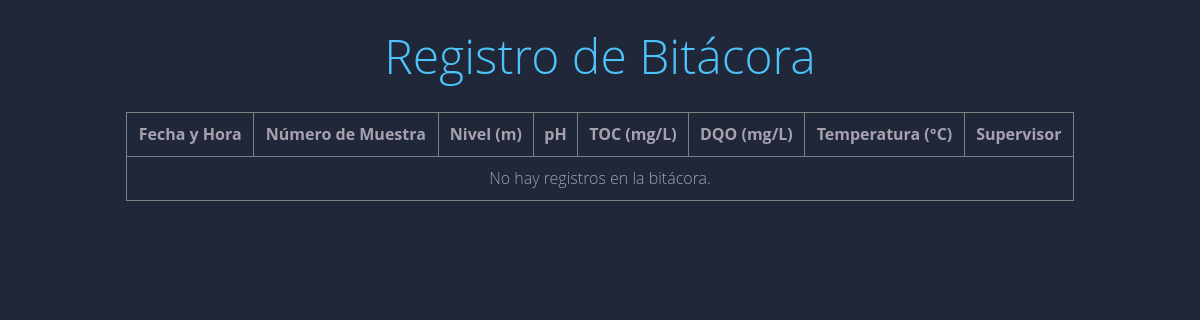
The page /hola/datos/ on the database as committed earlier.
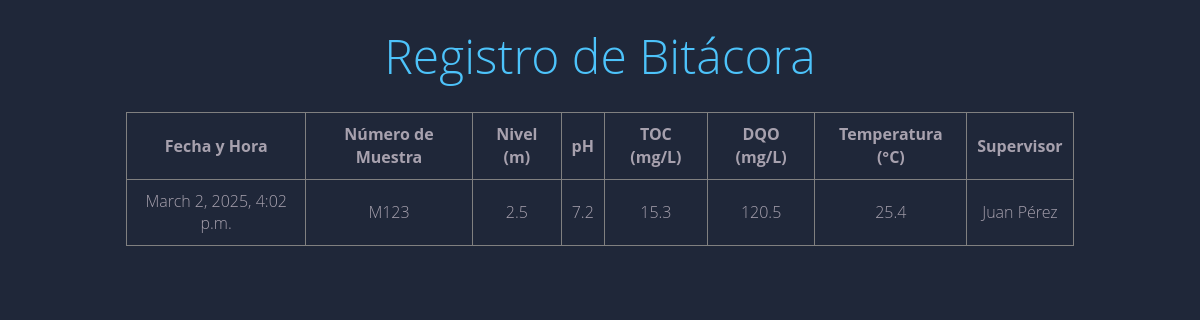
The same page on the database as committed later.
### hola/models.py (models this page shows, shortened)
class Bitacora(models.Model):
    fecha_hora = models.DateTimeField(auto_now_add=True)
    numero_muestra = models.CharField(max_length=50)
    nivel_agua = models.FloatField()
    ph = models.FloatField()
    toc = models.FloatField(help_text="Carbono Orgánico Total (mg/L)")
    dqo = models.FloatField(help_text="Demanda Química de Oxígeno (mg/L)")
    r = models.FloatField()
    ssed = models.FloatField()
    ud_ph = models.FloatField()
    temperatura = models.FloatField(help_text="Temperatura en °C")
    observaciones = models.TextField(blank=True, null=True)
    supervisor = models.CharField(max_length=100)

### hola/views.py (the view)
# urls.py: path("datos/", views.datos, name="datos"),  # Logout
def datos(request):
    bitacoras = Bitacora.objects.all()  # Obtener todas las bitácoras
    return render(request, "hola/datos.html", {"bitacoras": bitacoras})

### hola/templates/hola/datos.html (shortened to what this page needs)
{% load static %}
<!DOCTYPE html>
<html lang="es">
<head>
    <link rel="stylesheet" href="{% static 'hola/style1.css' %}" media="all">
</head>
<body>
    <h1>Registro de Bitácora</h1>
    <table border="1">
        <thead>
            <tr>
                <th>Fecha y Hora</th>
                <th>Número de Muestra</th>
                <th>Nivel (m)</th>
                <th>pH</th>
                <th>TOC (mg/L)</th>
                <th>DQO (mg/L)</th>
                <th>Temperatura (°C)</th>
                <th>Supervisor</th>
            </tr>
        </thead>
        <tbody>
            {% for bitacora in bitacoras %}
            <tr>
                <td>{{ bitacora.fecha_hora }}</td>
                <td>{{ bitacora.numero_muestra }}</td>
                <td>{{ bitacora.nivel_agua }}</td>
                <td>{{ bitacora.ph }}</td>
                <td>{{ bitacora.toc }}</td>
                <td>{{ bitacora.dqo }}</td>
                <td>{{ bitacora.temperatura }}</td>
                <td>{{ bitacora.supervisor }}</td>
            </tr>
            {% empty %}
            <tr>
                <td colspan="8">No hay registros en la bitácora.</td>
            </tr>
            {% endfor %}
        </tbody>
    </table>
</body>
</html>

### hola/static/hola/style1.css (style rules this page uses)
table { margin: 0 auto; border-collapse: collapse; width: 80%; }
th, td { padding: 10px; text-align: center; }
h1 { text-align: center; }
body { font-family: 'Open Sans', sans-serif; font-weight: 300; line-height: 1.42em; color:#A7A1AE; background-color:#1F2739; }
h1 { font-size:3em; font-weight: 300; line-height:1em; text-align: center; color: #4DC3FA; }

Rows that differ between the two databases and show on the page:
added Bitacora: fecha_hora "March 2, 2025, 4:02 p.m.", numero_muestra "M123", nivel_agua "2.5", ph "7.2", toc "15.3", dqo "120.5", temperatura "25.4", supervisor "Juan Pérez"
Other text that changed with them:
text no longer shown: "No hay registros en la bitácora."
